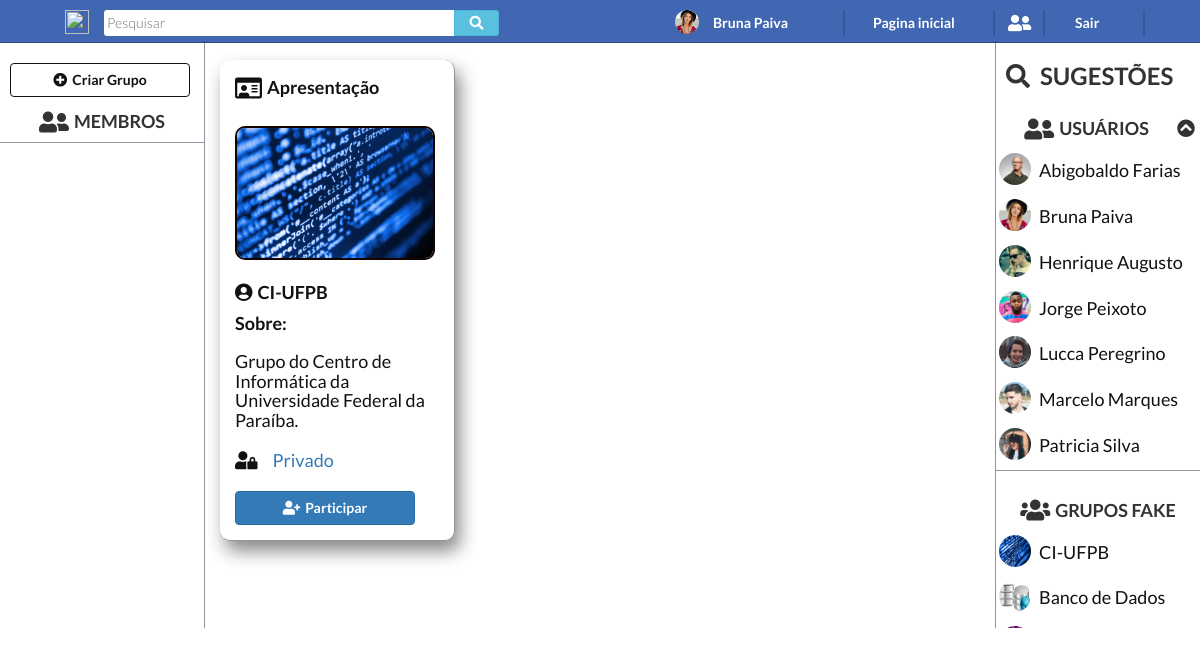
The page /web-project/groupsfak.php?group=3 (signed in) on the database its author committed.
### tables this page shows
CREATE TABLE `usuario` (
  `id_usuario` varchar(255) NOT NULL,
  `nome_usuario` varchar(255) NOT NULL,
  `visibilidade` int(11) NOT NULL,
  `cidade` varchar(255) NOT NULL,
  `foto_usuario` varchar(255) NOT NULL,
  `senha` varchar(255) NOT NULL
);

CREATE TABLE `grupo` (
  `id_grupo` int(11) NOT NULL,
  `nome_grupo` varchar(255) NOT NULL,
  `descricao` varchar(255) NOT NULL,
  `foto_grupo` varchar(255) NOT NULL,
  `privacidade` int(11) NOT NULL
);

### web-project/groupsfak.php (the view, shortened to what this page needs)
<?PHP
	$conecta =  mysqli_connect("localhost","root","","fakebook");
	$grupo_visitado = $_GET['group'];
	$user_logado = $_SESSION['id_usuario'];
	$sql_dados_logado = "SELECT * FROM Usuario WHERE id_usuario = '$user_logado'";
	$sql_dados_grupo = "SELECT * FROM grupo WHERE id_grupo = '$grupo_visitado'";
	$sql_usuarios = "SELECT id_usuario,nome_usuario,foto_usuario FROM Usuario";
	$sql_participa_grupo = "SELECT * FROM membro WHERE id_usuario='$user_logado' AND id_grupo='$grupo_visitado'";
	$conexao_dados_grupo = mysqli_query($conecta, $sql_dados_grupo) or die ("Erro na seleção dos dados do grupo.");
	$conexao_dados_logado = mysqli_query($conecta, $sql_dados_logado) or die ("Erro na seleção dos dados do usuario logado.");
	$conexao_participa_grupo = mysqli_query($conecta, $sql_participa_grupo) or die ("Erro na verificação da participação do grupo.");
	$conexao_usuarios = mysqli_query($conecta, $sql_usuarios) or die ("Erro na seleção dos usuarios do sistema.");
	$dados_grupo = mysqli_fetch_assoc($conexao_dados_grupo);
	$dados_user_logado = mysqli_fetch_assoc($conexao_dados_logado);
?>
<?php
	$sql_selecio_allgroups = "SELECT * FROM grupo";
	$conexao_selecio_allgroups  = mysqli_query($conecta, $sql_selecio_allgroups ) or die (header('Falha ao selecionar todos os grupos do sistema'));
	$participa_grupo = mysqli_fetch_assoc($conexao_participa_grupo);
?>
<!DOCTYPE html>
<html lang="pt-br">
<head>
	<link rel="stylesheet"  href="statics/css/style.css">
	<link rel="stylesheet" href="https://use.fontawesome.com/releases/v5.1.0/css/all.css">
	<link rel="stylesheet"  href="https://maxcdn.bootstrapcdn.com/font-awesome/4.7.0/css/font-awesome.min.css">
	<link rel="stylesheet" href="https://maxcdn.bootstrapcdn.com/bootstrap/3.3.7/css/bootstrap.min.css">
</head>
<body>
	<header>
	<nav class="nav-profile">
		<div class="search-section">
			<img src="statics/img/logofb.png">
			<div class="search">
				<input type="text" name="search" placeholder="Pesquisar"><button class="btn btn-info"><i class="fas fa-search"></i></button>
			</div>
		</div>
		<div class="session-user">
			<?php
				echo "<img src=".$dados_user_logado['foto_usuario']."><span>".$dados_user_logado['nome_usuario']."<span>";
			?>
		</div>
		<div class="initial-page">
			<a <?php echo "href='profilefak.php?user=".$user_logado."'" ?>><span>Pagina inicial</span></a>
		</div>
		<div class="friend-request">
			<span class="dropdown-toggle" type="button" data-toggle="dropdown"><i class="fas fa-user-friends fa-lg"></i>
			 ?></span>
		</div>
		<div class="log-out">
			<a href="authentication.php?saindo=true"><span>Sair</span></a>
		</div>
	</nav>
	</header>
	<main class="content-wrapper">
		<div class="data-user">
			<label><i class="far fa-id-card fa-lg"></i>Apresentação</label><br>
			<?php
				echo "<img src=".$dados_grupo['foto_grupo']."><br><label><i class='fas fa-user-circle'></i>".$dados_grupo['nome_grupo']."</label><br><label>";
				if($dados_grupo['privacidade'] == 2 or $participa_grupo['status_participacao']==1){
					echo "Sobre:<br></label><h4>".$dados_grupo['descricao']."</h4><br>";
				}else{
					echo "Sobre:<br></label><h4>".$dados_grupo['descricao']."</h4><br>";
					echo "<label><i class='fas fa-user-lock'></i></label><a href=''><h4>Privado</h4></a><br>";
				}
			?>
			<button class="btn btn-primary" onclick="window.location=
			<?php echo "'groups.php?requisita_grupo=".$grupo_visitado."'" ?>"
			<?php
				if($participa_grupo['status_participacao']==1 or $participa_grupo['status_participacao']==2 ){
					echo "disabled";
				}
			?>
			><i class="fas fa-user-plus"></i>Participar</button><br>
		</div>
		<div class="panel-fixed-r">
			<h3><i class="fas fa-search"></i>SUGESTÕES</h3>
			<div class="users-system">
				<h4><i class="fas fa-user-friends fa-lg"></i>USUÁRIOS<i class="fas fa-chevron-circle-up pull-right"></i></h4>
				<ul class="users-list" id='toggle-user'>
					<?php
						while($linha = mysqli_fetch_assoc($conexao_usuarios)){
							$id_user_logado = $dados_user_logado['id_usuario'];
							$id_user_verficado = $linha['id_usuario'];
							$sql_tablock1 = "SELECT * FROM Amizade WHERE status_amizade=3 AND id_usuario1='$id_user_logado' AND id_usuario2='$id_user_verficado' AND autor_request!='$id_user_logado'";
							$sql_tablock2 = "SELECT * FROM Amizade WHERE status_amizade=3 AND id_usuario2='$id_user_logado' AND id_usuario1='$id_user_verficado' AND autor_request!='$id_user_logado'";
							$sql_tablock1_autor = "SELECT * FROM Amizade WHERE status_amizade=3 AND id_usuario1='$id_user_logado' AND id_usuario2='$id_user_verficado' AND autor_request='$id_user_logado'";
							$sql_tablock2_autor = "SELECT * FROM Amizade WHERE status_amizade=3 AND id_usuario2='$id_user_logado' AND id_usuario1='$id_user_verficado' AND autor_request='$id_user_logado'";
							$conexao_tablock1 = mysqli_query($conecta, $sql_tablock1) or die ("Erro na verificação do bloqueio.");
							$conexao_tablock2 = mysqli_query($conecta, $sql_tablock2) or die ("Erro na verificação do bloqueio");
							$conexao_tablock1_autor = mysqli_query($conecta, $sql_tablock1_autor) or die ("Erro na verificação do bloqueio como autor.");
							$conexao_tablock2_autor = mysqli_query($conecta, $sql_tablock2_autor) or die ("Erro na verificação do bloqueio como autor");
							if(mysqli_num_rows ($conexao_tablock1) > 0 or mysqli_num_rows ($conexao_tablock2) > 0){
								;
							}else
							if(mysqli_num_rows ($conexao_tablock1_autor) > 0 or mysqli_num_rows ($conexao_tablock2_autor) > 0){
								echo "<li><a><img src='".$linha['foto_usuario']."'><h4>".$linha['nome_usuario']."</h4></a><a href=".'friendship.php?unblock='.$linha['id_usuario']."><i class='fas fa-ban'></i></a></li>";
							}else{
								echo "<li><a href=".'profilefak.php?user='.$linha['id_usuario']."><img src='".$linha['foto_usuario']."'><h4>".$linha['nome_usuario']."</h4></a></li>";
							}
						}
					?>
				</ul>
			</div>
			<div class="groups-system">
				<h4><i class="fas fa-users fa-lg"></i>GRUPOS FAKE</h4>
				<ul class="groups-list">
					<?php
						while($linha = mysqli_fetch_assoc($conexao_selecio_allgroups)){
							$grupo_verificado = $linha['id_grupo'];
							$sql_ver_block = "SELECT * FROM membro WHERE id_grupo='$grupo_verificado' AND id_usuario='$user_logado' AND (status_participacao=3 OR status_participacao=4)";
							$conexao_ver_block = mysqli_query($conecta, $sql_ver_block) or die ("Erro na verificação do bloqueio com o grupo");
							if(mysqli_num_rows($conexao_ver_block)>0){
								;
							}else{
								echo "<li><a href=".'groupsfak.php?group='.$linha['id_grupo']."><img src='".$linha['foto_grupo']."'><h4>".$linha['nome_grupo']."</h4></a></li>";
							}
						}
					?>
				</ul>
			</div>
		</div>
		<div class="panel-fixed-l">
			<div class="users-system">
				<div class="create-group">
					<button class="btn btn-default" data-toggle="modal" data-target="#myModal"><i class="fas fa-plus-circle"></i>Criar Grupo</button>
				</div>
				<h4><i class="fas fa-user-friends fa-lg"></i>MEMBROS</h4>
			</div>
		</div>
	</main>
</body>
</html>

### web-project/statics/css/style.css (style rules this page uses)
* { margin: 0; padding: 0; font-size: 100%; font-family: 'Lato', sans-serif; font-weight: 300; box-sizing: border-box; border: none; outline: none; }
body { background-color: #f5f5f5; }
img { max-width: 100%; }
ul { list-style: none; }
a { text-decoration: none; }
.nav-profile { position: fixed; top: 0; left: 0; width: 100%; height: 43px; background-color: #4267b2; border-bottom: 1px solid #29487d; z-index: 1000; }
.panel-fixed-r { position: fixed; top: 43px; right: 0; width: 205px; height: 585px; border-left: 1px solid #90949c; overflow-y: auto; overflow-x: hidden; }
.panel-fixed-r h3 { font-weight: 700; margin-left: 10px; }
.panel-fixed-r h3 i { margin-right: 10px; }
.panel-fixed-l { position: fixed; top: 43px; left: 0; width: 205px; height: 585px; border-right: 1px solid #90949c; overflow-y: auto; overflow-x: hidden; }
.users-system, .groups-system { margin: 10px 0; float: left; width: 100%; border-bottom: 1px solid #90949c; }
.users-system h4, .groups-system h4 { text-align: center; font-weight: 700; margin: 10px 0; }
.users-system h4 i:last-child { cursor: pointer; }
.users-list li, .groups-list li { color: #111; text-align: center; float: left; padding: 4px 3px; width: 205px; cursor: pointer; }
.users-list li a img, .groups-list li a img { border-radius: 50%; width: 32px; height: 32px; float: left; margin-right: 8px; }
.users-list li a h4, .groups-list li a h4 { float: left; margin-top: 8px; color: #111; font-weight: 400; }
.create-group { float: left; width: 100%; padding: 10px 0px 0px 30px; }
.create-group button { width: 180px; margin-left: -20px; border: 1px solid #111; color: #111; font-weight: 700; margin-bottom: 15px; }
.create-group button i { margin-right: 5px; }
.data-user { float: left; margin: 60px 20px 0px 220px; padding: 15px; border-radius: 10px; width: 235px; height: 100%; color: #111; border-right: 1px solid #90949c; border-bottom: 1px solid #90949c; box-shadow: 5px 10px 18px #888888; }
.data-user label { font-weight: 700; font-size: 18px; margin-right: 10px; }
.data-user h4 { font-weight: 400; display: inline-block; }
.data-user img { margin: 20px 0px; width: 200px; border-radius: 10px; border: 2px solid #130400; }
.data-user button i, .data-user label i, .users-system h4 i,.groups-system h4 i,.coment-post button i { margin-right: 5px; }
.data-user button { margin-top: 10px; font-weight: 700; width: 180px; }
.search-section { margin-top: 10px; margin-left: 65px; float: left; width: 610px; }
.search-section img { float: left; width: 24px; height: 24px; margin-right: 15px; }
.search-section input { float: left; width: 350px; padding: 3px; border-radius: 3px 0 0 3px; }
.search-section button { float: left; width: 45px; padding: 2px; border-radius: 0 3px 3px 0; }
.session-user, .initial-page { margin-top: 10px; float: left; width: 170px; border-right: 2px solid #365899; }
.session-user img { float: left; width: 24px; height: 24px; border-radius: 50%; margin-right: 5px; }
.session-user span, .initial-page span, .friend-request span,.log-out span { float: left; padding: 3px; color: #fff; font-weight: 700; }
.initial-page { padding-left: 25px; width: 150px; border-radius: 4%; cursor: pointer; }
.friend-request { margin-top: 10px; float: left; width: 50px; border-right: 2px solid #365899; padding-left: 10px; cursor: pointer; }
.log-out { margin-top: 10px; float: left; width: 100px; border-right: 2px solid #365899; padding-left: 27px; cursor: pointer; }

### rows shown on the page
usuario: foto_usuario (picture), nome_usuario "Bruna Paiva"
grupo: foto_grupo (picture), nome_grupo "CI-UFPB", descricao "Grupo do Centro de Informática da Universidade Federal da Paraíba."
usuario: foto_usuario (picture), nome_usuario "Abigobaldo Farias"
usuario: foto_usuario (picture), nome_usuario "Henrique Augusto"
usuario: foto_usuario (picture), nome_usuario "Jorge Peixoto"
usuario: foto_usuario (picture), nome_usuario "Lucca Peregrino"
usuario: foto_usuario (picture), nome_usuario "Marcelo Marques"
usuario: foto_usuario (picture), nome_usuario "Patricia Silva"
grupo: foto_grupo (picture), nome_grupo "Banco de Dados"
grupo: foto_grupo (picture)
